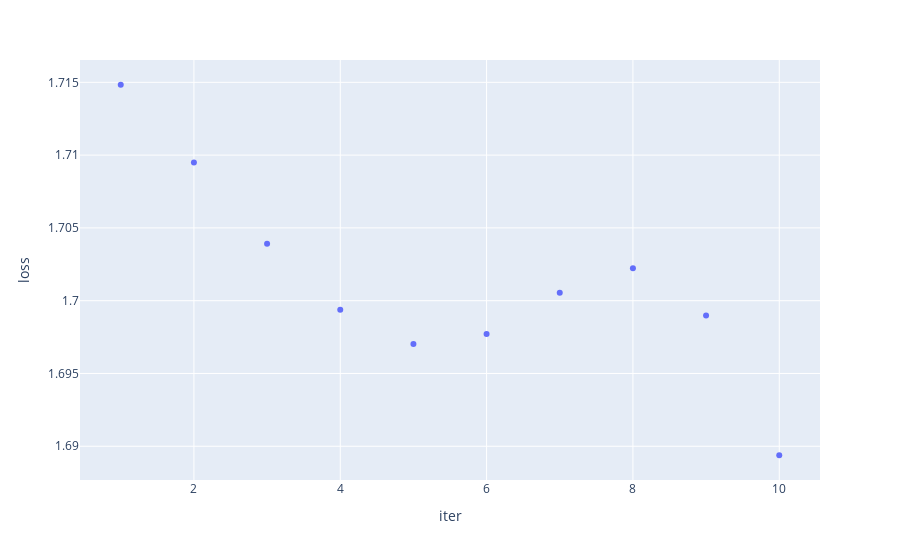

Notebook cell for this chart:
### Code cell
p.show()

### Figure 1 — Plotly figure (JSON) as saved in the notebook; plotly's stock layout.template omitted (floating-point values rounded to 4 significant figures)
{"data": [{"hovertemplate": "iter=%{x}<br>loss=%{y}<extra></extra>", "legendgroup": "", "marker": {"color": "#636efa", "symbol": "circle"}, "mode": "markers", "name": "", "orientation": "v", "showlegend": false, "type": "scatter", "x": [1, 2, 3, 4, 5, 6, 7, 8, 9, 10], "xaxis": "x", "y": [1.715, 1.709, 1.704, 1.699, 1.697, 1.698, 1.701, 1.702, 1.699, 1.689], "yaxis": "y"}], "layout": {"legend": {"tracegroupgap": 0}, "margin": {"t": 60}, "xaxis": {"anchor": "y", "domain": [0, 1], "title": {"text": "iter"}}, "yaxis": {"anchor": "x", "domain": [0, 1], "title": {"text": "loss"}}}}
